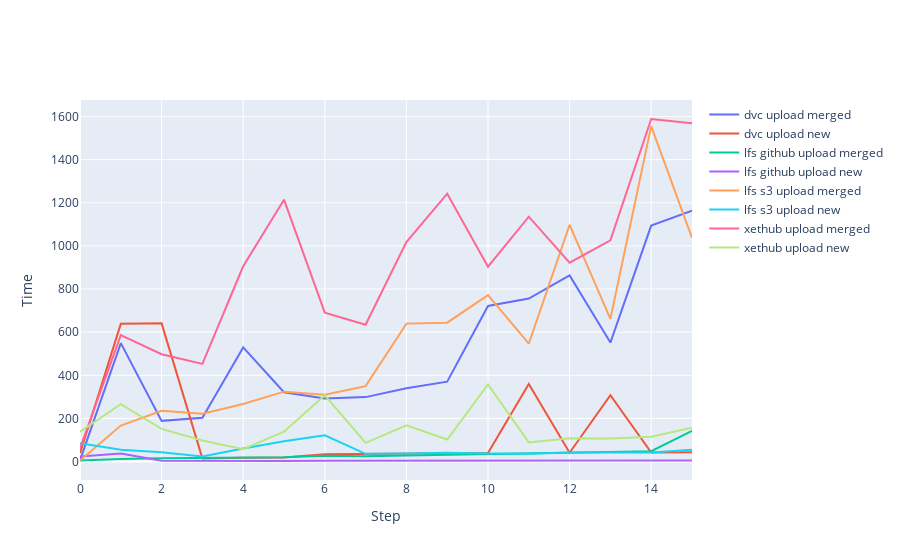

The code cell stored with this chart in its notebook:
### Code cell
fig = go.Figure()
for name, group in groups:
    fig.add_trace(go.Scatter(x=group['step'], y=group['time'], mode='lines', name=str(name)))
fig.update_layout(
    xaxis_title='Step',
    yaxis_title='Time'
)
fig.show()

### Figure 1 — Plotly figure (JSON) as saved in the notebook; plotly's stock layout.template omitted (floating-point values rounded to 4 significant figures)
{"data": [{"mode": "lines", "name": "dvc upload merged", "type": "scatter", "x": [0, 1, 2, 3, 4, 5, 6, 7, 8, 9, 10, 11, 12, 13, 14, 15], "y": [5.649, 549.3, 188.7, 202.7, 529.2, 321.6, 292.2, 298.9, 339.7, 370.5, 721.5, 756.0, 863.1, 551.6, 1094.0, 1164.0]}, {"mode": "lines", "name": "dvc upload new", "type": "scatter", "x": [0, 1, 2, 3, 4, 5, 6, 7, 8, 9, 10, 11, 12, 13, 14, 15], "y": [38.52, 638.5, 640.8, 14.67, 17.49, 18.85, 34.15, 36.1, 37.34, 39.96, 39.35, 359.6, 40.9, 307.9, 42.07, 42.76]}, {"mode": "lines", "name": "lfs github upload merged", "type": "scatter", "x": [0, 1, 2, 3, 4, 5, 6, 7, 8, 9, 10, 11, 12, 13, 14, 15], "y": [5.261, 12.32, 15.61, 17.01, 18.08, 20.24, 27.43, 25.16, 27.9, 31.19, 35.15, 36.66, 40.12, 43.38, 47.85, 142.5]}, {"mode": "lines", "name": "lfs github upload new", "type": "scatter", "x": [0, 1, 2, 3, 4, 5, 6, 7, 8, 9, 10, 11, 12, 13, 14, 15], "y": [23.49, 37.91, 3.946, 2.673, 2.952, 3.148, 3.601, 3.672, 3.844, 4.004, 3.832, 3.794, 4.194, 4.214, 4.568, 4.816]}, {"mode": "lines", "name": "lfs s3 upload merged", "type": "scatter", "x": [0, 1, 2, 3, 4, 5, 6, 7, 8, 9, 10, 11, 12, 13, 14, 15], "y": [5.001, 167.2, 235.6, 221.7, 266.6, 324.2, 310.1, 349.7, 639.6, 644.0, 771.6, 546.5, 1098.0, 661.6, 1555.0, 1038.0]}, {"mode": "lines", "name": "lfs s3 upload new", "type": "scatter", "x": [0, 1, 2, 3, 4, 5, 6, 7, 8, 9, 10, 11, 12, 13, 14, 15], "y": [84.83, 54.57, 43.15, 23.61, 60.87, 94.31, 122.0, 35.96, 38.0, 40.63, 37.44, 35.8, 41.9, 42.79, 42.33, 54.87]}, {"mode": "lines", "name": "xethub upload merged", "type": "scatter", "x": [0, 1, 2, 3, 4, 5, 6, 7, 8, 9, 10, 11, 12, 13, 14, 15], "y": [60.51, 586.4, 497.9, 452.7, 905.6, 1214.0, 690.2, 634.6, 1018.0, 1242.0, 903.8, 1135.0, 922.2, 1026.0, 1588.0, 1569.0]}, {"mode": "lines", "name": "xethub upload new", "type": "scatter", "x": [0, 1, 2, 3, 4, 5, 6, 7, 8, 9, 10, 11, 12, 13, 14, 15], "y": [138.5, 266.6, 151.5, 97.55, 56.99, 138.5, 307.6, 86.79, 167.9, 102.1, 357.4, 89.03, 108.6, 107.3, 115.3, 156.4]}], "layout": {"autosize": true, "xaxis": {"autorange": true, "range": [0, 15], "title": {"text": "Step"}, "type": "linear"}, "yaxis": {"autorange": true, "range": [-85.42, 1676.0], "title": {"text": "Time"}, "type": "linear"}}}
